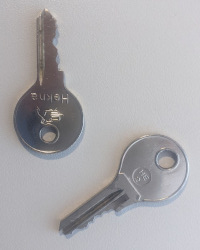
//> input picture tests/generalized_hough_mini_image.jpg, 200 x 250 px
$ ./paillou_demo ../generalized_hough_mini_image.jpg   (built with g++ and OpenCV 4)
//> lines starting //> are read from the running program, lines starting //| are printed output that depends on the picture
//> further down, img is the input picture: 250 rows x 200 cols, CV_8UC3; mean B, G, R 175, 172.1, 173.6
// [35 lines of licence text are left out]

#include <opencv2/core.hpp>
#include <opencv2/core/utility.hpp>
#include <opencv2/highgui.hpp>
#include <opencv2/ximgproc.hpp>
#include "opencv2/ximgproc/paillou_filter.hpp"

using namespace cv;
using namespace cv::ximgproc;

#include <iostream>
using namespace std;

int aa = 100, ww = 10;

const char* window_name = "Gradient Modulus";

static void
DisplayImage(Mat x, string s) {
  vector<Mat> sx;
  split(x, sx);
  vector<double> minVal(3), maxVal(3);
  for(int i = 0; i < static_cast<int>(sx.size()); i++) {
    minMaxLoc(sx[i], &minVal[i], &maxVal[i]);
  }
  maxVal[0] = *max_element(maxVal.begin(), maxVal.end());
  minVal[0] = *min_element(minVal.begin(), minVal.end());
  Mat uc;
  x.convertTo(uc, CV_8U, 255 / (maxVal[0] - minVal[0]), -255 * minVal[0] / (maxVal[0] - minVal[0]));
  imshow(s, uc);
}

/**
 * @function paillouFilter
 * @brief Trackbar callback
 */
static void
PaillouFilter(int, void* pm) {
  Mat img = *((Mat*)pm);
  Mat dst;
  double a = aa / 100.0, w = ww / 100.0;
  Mat rx, ry;
  GradientPaillouX(img, rx, a, w);
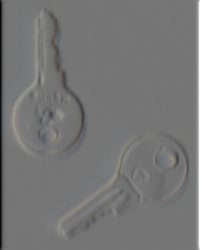
//> rx: 250 rows x 200 cols, CV_32FC3; mean B, G, R -0.3, -0.3, -0.3; drawn with min black and max white
  GradientPaillouY(img, ry, a, w);
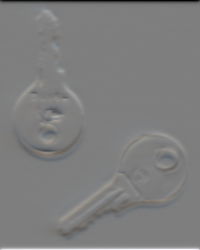
//> ry: 250 rows x 200 cols, CV_32FC3; mean B, G, R -0.1, -0.1, -0.1; drawn with min black and max white
  DisplayImage(rx, "Gx");
//> the loop in DisplayImage, `for(int i = 0; i < static_cast<int>(sx.size()); i++)` made 3 passes
  DisplayImage(ry, "Gy");
//> the loop in DisplayImage (call 2), `for(int i = 0; i < static_cast<int>(sx.size()); i++)` made 3 passes
  add(rx.mul(rx), ry.mul(ry), dst);
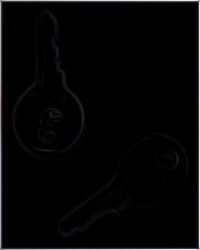
//> dst: 250 rows x 200 cols, CV_32FC3; mean B, G, R 408.1, 400.3, 408; drawn with min black and max white
  sqrt(dst, dst);
  DisplayImage(dst, window_name);
//> call 3 of DisplayImage, with s = "Gradient Modulus"
//> in DisplayImage (call 3), `split(x, sx);`:
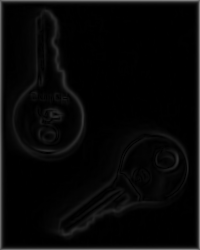
//> sx[0]: 250 rows x 200 cols, CV_32FC1; min 0.00413, max 130.3, mean 8.1
//> the loop in DisplayImage (call 3), `for(int i = 0; i < static_cast<int>(sx.size()); i++)` made 3 passes
//> in DisplayImage (call 3), `minVal[0] = *min_element(minVal.begin(), minVal.end());`: minVal = [0.00398, 0.00413, 0.00398]
//> in DisplayImage (call 3), `x.convertTo(uc, CV_8U, 255 / (maxVal[0] - minVal[0]), -255 * minVal[0]..`:
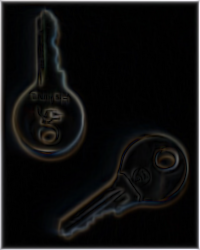
//> uc: 250 rows x 200 cols, CV_8UC3; mean B, G, R 15.8, 15.9, 16
}

int
main(int argc, char* argv[]) {
  if(argc < 2) {
    cout << "usage: paillou_demo [image]" << endl;
    return 1;
  }
  Mat img = imread(argv[1]);
  if(img.empty()) {
    cout << "File not found or empty image\n";
    return 1;
  }
  imshow("Original", img);
  namedWindow(window_name, WINDOW_AUTOSIZE);

  /// Create a Trackbar for user to enter threshold
  createTrackbar("a:", window_name, &aa, 400, PaillouFilter, &img);
  createTrackbar("w:", window_name, &ww, 400, PaillouFilter, &img);
  PaillouFilter(0, &img);
  waitKey();
  return 0;
}
